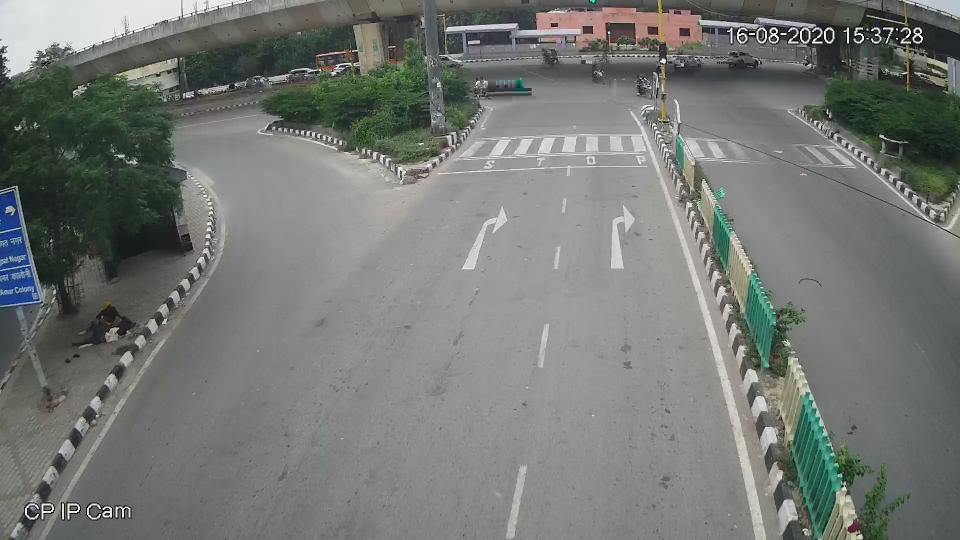
//> input picture Traffic-density-estimation(opencv)/Part a/empty.jpg, 1920 x 1080 px (shown at 1/2 size)
$ ./task1 empty.jpg   (built with g++ and OpenCV 4)
//> lines starting //> are read from the running program, lines starting //| are printed output that depends on the picture
/*
Subtask1 - Task 1 SS
Using homography matrix for perspective correction to get a bird's eye view of the traffic

*/

#include <opencv4/opencv2/opencv.hpp>

using namespace cv;
using namespace std;

struct point{
    vector<Point2f> points;
};

void getMouseClicks(int event,int x,int y, int flags,void* param){

    point* data = (point*) param;
    if(event==EVENT_LBUTTONDOWN){
        if(data->points.size()<4)
            data->points.push_back(Point2f(x,y));
    }

}

int main(int argc, char** argv){

    //reading input image passed during runtime
    Mat img = imread(argv[1]);
//> img is the input picture: 1080 rows x 1920 cols, CV_8UC3; mean B, G, R 116.9, 120.1, 116.9
    if(!img.data){
        cout<<"Err : Couldnt read the image file. Check the path/extension"<<endl;
        return -1;
    }

    //changing to grayscale
    cvtColor(img,img,COLOR_BGR2GRAY);
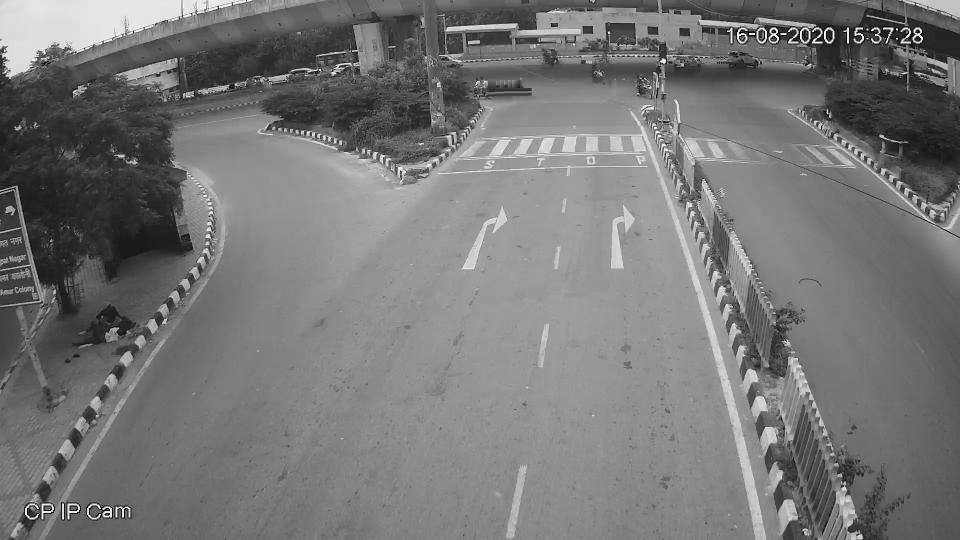
//> img: 1080 rows x 1920 cols, CV_8UC1 (shown at 1/2 size); min 0, max 255, mean 118.8

    vector<Point2f> img_points;
    vector<Point2f> dest_points;
    vector<Point2f> crp_points;


    //Points start at top-left and go clockwise
    img_points.push_back(Point2f(937,275));
    img_points.push_back(Point2f(1290,267));
    img_points.push_back(Point2f(1535,1047));
    img_points.push_back(Point2f(579,1053));

    cout<<"Click on 4 points on the image (to warp and crop) and press enter"<<endl<<"Top-left first and clockwise"<<endl;

    // [8 lines of commented-out code are left out]
    dest_points.push_back(Point2f(472,152));
    dest_points.push_back(Point2f(900,152));
    dest_points.push_back(Point2f(900,930));
    dest_points.push_back(Point2f(472,930));

    //Points start at top-left and go clockwise
    crp_points.push_back(Point2f(0,0));
    crp_points.push_back(Point2f(400,0));
    crp_points.push_back(Point2f(400,800));
    crp_points.push_back(Point2f(0,800));

    Mat img_warped;
    Mat img_cropped;

    //Finding the homography matrix and using it for perspective correction
    Mat h = findHomography(img_points,dest_points);
    warpPerspective(img,img_warped,h,img.size());
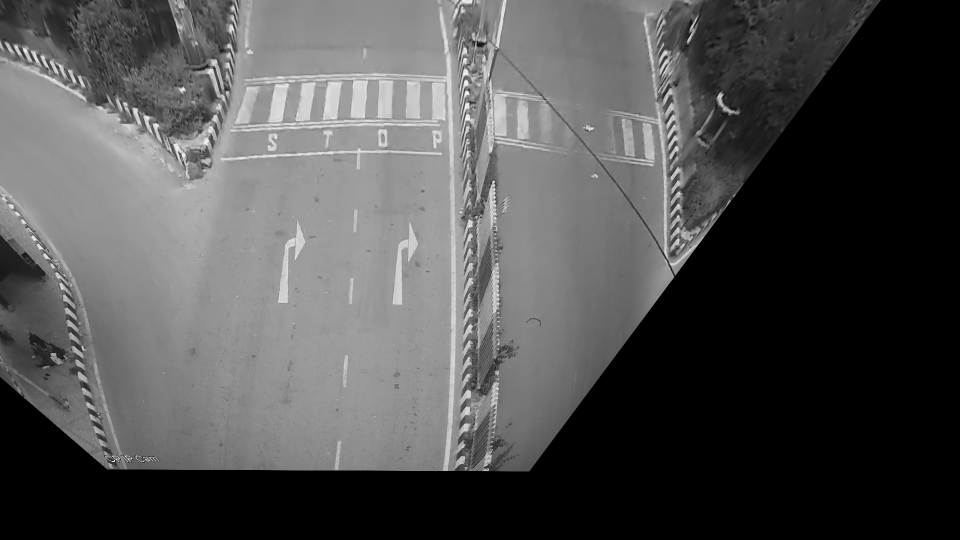
//> img_warped: 1080 rows x 1920 cols, CV_8UC1 (shown at 1/2 size); min 0, max 255, mean 81.1

    //Finding the homography matrix and using it for perspective correction
    Size size(400,800);
    Mat h2 = findHomography(img_points,crp_points);
    warpPerspective(img,img_cropped,h2,size);
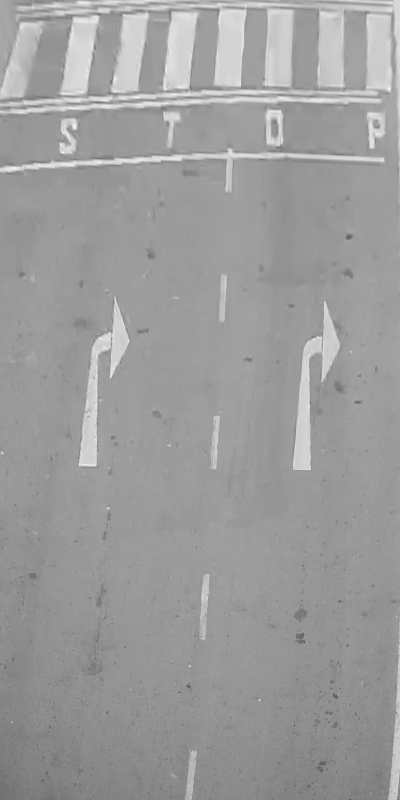
//> img_cropped: 800 rows x 400 cols, CV_8UC1; min 73, max 249, mean 156.3

    //Displaying output images to the user
    imshow("Processed Frame",img_warped);
    waitKey(0);

    //Displaying output images to the user
    imshow("Cropped Frame",img_cropped);
    waitKey(0);


    //Saving processes images to disk
    bool write_wrapped = imwrite("./"+string(argv[1]).substr(0,string(argv[1]).find_last_of("."))+"_Warped.jpg", img_warped);
    bool write_cropped = imwrite("./"+string(argv[1]).substr(0,string(argv[1]).find_last_of("."))+"_Cropped.jpg", img_cropped);

    if(!write_wrapped) cout<<"Couldnt save warped image";
    if(!write_cropped) cout<<"Couldnt save cropped image";

    return 0;
}
